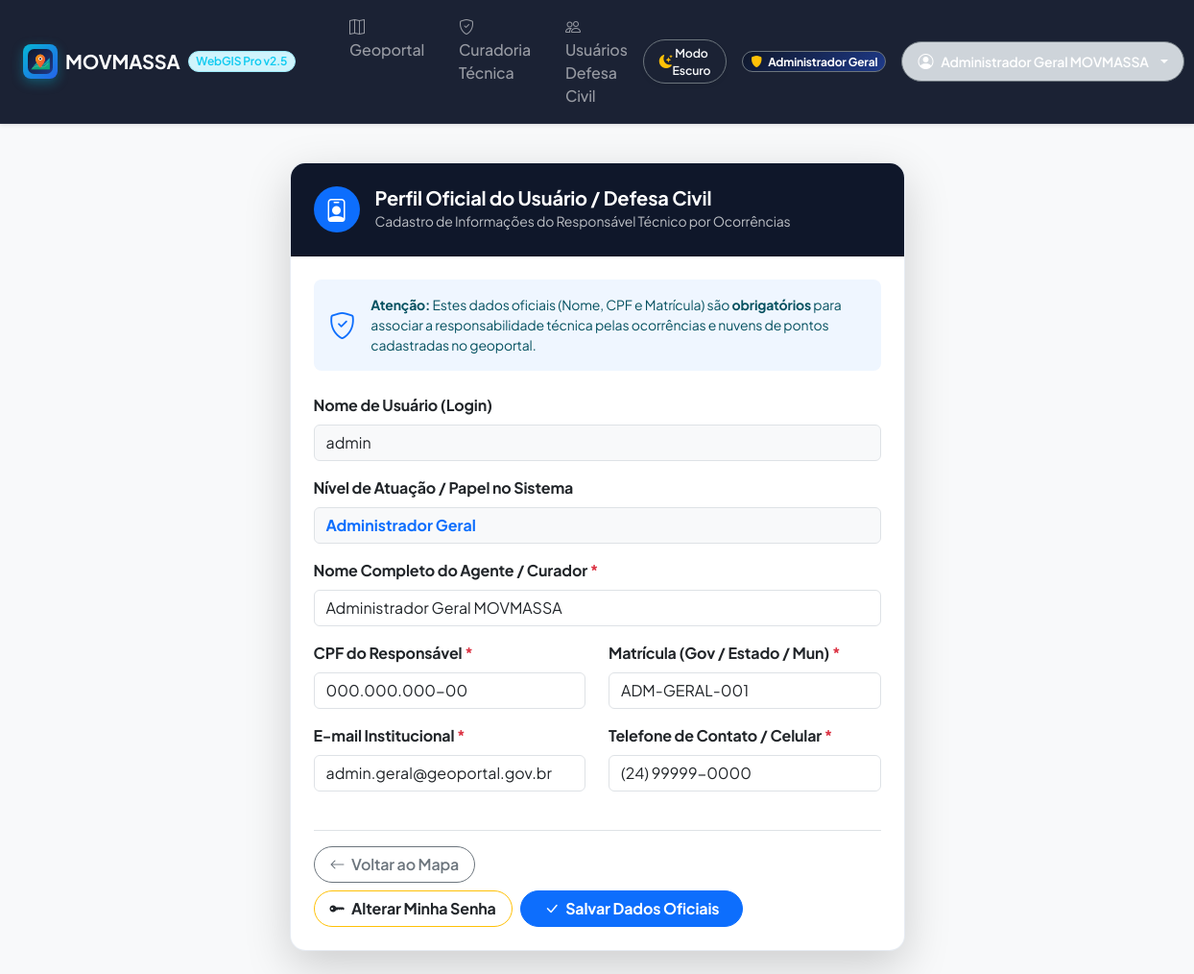
Screenshot of /profile (signed in) with the database file from the repository.
### tables this page shows
CREATE TABLE users (
            id INTEGER PRIMARY KEY AUTOINCREMENT,
            username TEXT UNIQUE NOT NULL,
            password_hash TEXT NOT NULL,
            role TEXT NOT NULL,
            role_level TEXT NOT NULL DEFAULT 'user',
            email TEXT,
            nome_completo TEXT,
            telefone TEXT,
            matricula TEXT,
            cpf TEXT
        , password TEXT, funcao TEXT DEFAULT 'agente');

### app_webgis/app.py (the view, shortened to what this page needs)
@app.route('/profile', methods=['GET', 'POST'])
@login_required
def profile():
    return render_template('profile.html')

### app_webgis/app.py (called while the page is built)
def get_db_connection():
    if DATABASE_URL:
        try:
            return DBWrapper(is_postgres=True)
        except Exception as e:
            print("Aviso: Conexão PostgreSQL falhou, utilizando SQLite local:", e)
            return DBWrapper(is_postgres=False)
    else:
        return DBWrapper(is_postgres=False)

@login_manager.user_loader
def load_user(user_id):
    conn = get_db_connection()
    user = conn.execute('SELECT * FROM users WHERE id = ?', (user_id,)).fetchone()
    conn.close()
    if user:
        u = dict(user)
        return User(
            id=u['id'],
            username=u['username'],
            role=u['role'],
            role_level=u.get('role_level', 'user'),
            email=u.get('email', ''),
            nome_completo=u.get('nome_completo', ''),
            telefone=u.get('telefone', ''),
            matricula=u.get('matricula', ''),
            cpf=u.get('cpf', '')
        )

    def execute(self, query, params=()):
        if self.is_postgres:
            pg_query = query.replace('?', '%s')
            cursor = self.conn.cursor()
            cursor.execute(pg_query, params)
            return cursor
        else:
            return self.conn.execute(query, params)

    def close(self):
        self.conn.close()

### app_webgis/templates/profile.html
{% extends 'base.html' %}
{% block content %}
<div class="container py-4">
    <div class="row justify-content-center">
        <div class="col-md-8 col-lg-7">
            <div class="card shadow-lg border-0 rounded-4 overflow-hidden">
                <div class="card-header bg-dark-slate text-white p-4">
                    <div class="d-flex align-items-center gap-3">
                        <div class="bg-primary text-white rounded-circle d-flex align-items-center justify-content-center" style="width: 48px; height: 48px; font-size: 1.5rem;">
                            <i class="bi bi-person-badge"></i>
                        </div>
                        <div>
                            <h5 class="mb-0 fw-bold">Perfil Oficial do Usuário / Defesa Civil</h5>
                            <small class="text-light opacity-75">Cadastro de Informações do Responsável Técnico por Ocorrências</small>
                        </div>
                    </div>
                </div>
                <div class="card-body p-4">
                    <div class="alert alert-info border-0 rounded-3 mb-4 d-flex align-items-center gap-3" style="background-color: #EFF6FF;">
                        <i class="bi bi-shield-check text-primary fs-3"></i>
                        <div class="small">
                            <strong>Atenção:</strong> Estes dados oficiais (Nome, CPF e Matrícula) são <strong>obrigatórios</strong> para associar a responsabilidade técnica pelas ocorrências e nuvens de pontos cadastradas no geoportal.
                        </div>
                    </div>
                    <form action="{{ url_for('profile') }}" method="POST">
                        <div class="mb-3">
                            <label class="form-label fw-bold">Nome de Usuário (Login)</label>
                            <input type="text" class="form-control bg-light" value="{{ current_user.username }}" readonly disabled>
                        </div>
                        <div class="mb-3">
                            <label class="form-label fw-bold">Nível de Atuação / Papel no Sistema</label>
                            {% set level_label = {
                                'admin_geral': 'Administrador Geral',
                                'admin_nacional': 'Defesa Civil Nacional (Governo)',
                                'admin_estadual': 'Defesa Civil Estadual (Estado)',
                                'admin_municipal': 'Defesa Civil Municipal (Município)',
                                'org': 'Organização Parceira',
                                'user': 'Usuário Comum'
                            }.get(current_user.role_level, current_user.role_level) %}
                            <input type="text" class="form-control bg-light fw-bold text-primary" value="{{ level_label }}" readonly disabled>
                        </div>
                        <div class="mb-3">
                            <label for="nome_completo" class="form-label fw-bold">Nome Completo do Agente / Curador <span class="text-danger">*</span></label>
                            <input type="text" class="form-control" id="nome_completo" name="nome_completo" value="{{ current_user.nome_completo or '' }}" placeholder="Ex: Dr. João da Silva" required>
                        </div>
                        <div class="row">
                            <div class="col-md-6 mb-3">
                                <label for="cpf" class="form-label fw-bold">CPF do Responsável <span class="text-danger">*</span></label>
                                <input type="text" class="form-control" id="cpf" name="cpf" value="{{ current_user.cpf or '' }}" placeholder="000.000.000-00" required>
                            </div>
                            <div class="col-md-6 mb-3">
                                <label for="matricula" class="form-label fw-bold">Matrícula (Gov / Estado / Mun) <span class="text-danger">*</span></label>
                                <input type="text" class="form-control" id="matricula" name="matricula" value="{{ current_user.matricula or '' }}" placeholder="Ex: MAT-2026-09" required>
                            </div>
                        </div>
                        <div class="row">
                            <div class="col-md-6 mb-3">
                                <label for="email" class="form-label fw-bold">E-mail Institucional <span class="text-danger">*</span></label>
                                <input type="email" class="form-control" id="email" name="email" value="{{ current_user.email or '' }}" placeholder="exemplo@defesacivil.gov.br" required>
                            </div>
                            <div class="col-md-6 mb-3">
                                <label for="telefone" class="form-label fw-bold">Telefone de Contato / Celular <span class="text-danger">*</span></label>
                                <input type="text" class="form-control" id="telefone" name="telefone" value="{{ current_user.telefone or '' }}" placeholder="(00) 90000-0000" required>
                            </div>
                        </div>
                        <div class="d-flex justify-content-between align-items-center mt-4 pt-3 border-top flex-wrap gap-2">
                            <a href="{{ url_for('index') }}" class="btn btn-outline-secondary rounded-pill px-3">
                                <i class="bi bi-arrow-left me-1"></i> Voltar ao Mapa
                            </a>
                            <div class="d-flex gap-2">
                                <a href="{{ url_for('change_password') }}" class="btn btn-outline-warning text-dark rounded-pill px-3 fw-bold">
                                    <i class="bi bi-key-fill me-1"></i> Alterar Minha Senha
                                </a>
                                <button type="submit" class="btn btn-primary rounded-pill px-4 fw-bold">
                                    <i class="bi bi-check-lg me-1"></i> Salvar Dados Oficiais
                                </button>
                            </div>
                        </div>
                    </form>
                </div>
            </div>
        </div>
    </div>
</div>
{% endblock %}

### app_webgis/templates/base.html (shortened to what this page needs)
<!DOCTYPE html>
<html lang="pt-BR">
<head>
    <link href="https://cdn.jsdelivr.net/npm/bootstrap@5.3.0/dist/css/bootstrap.min.css" rel="stylesheet">
    <link rel="stylesheet" href="https://cdn.jsdelivr.net/npm/bootstrap-icons@1.11.1/font/bootstrap-icons.css">
    <link rel="stylesheet" href="https://unpkg.com/leaflet@1.9.4/dist/leaflet.css" />
    <link rel="stylesheet" href="https://unpkg.com/leaflet.markercluster/dist/MarkerCluster.css" />
    <link rel="stylesheet" href="https://unpkg.com/leaflet.markercluster/dist/MarkerCluster.Default.css" />
    <link rel="stylesheet" href="https://unpkg.com/maplibre-gl@3.6.2/dist/maplibre-gl.css" />
    <link rel="stylesheet" href="{{ url_for('static', filename='css/style.css') }}">
</head>
<body class="bg-light">
    <nav class="navbar navbar-expand-lg navbar-dark navbar-glass sticky-top shadow-sm">
        <div class="container-fluid px-4">
            <a class="navbar-brand d-flex align-items-center gap-2 fw-bold text-white" href="{{ url_for('index') }}">
                <span class="brand-icon rounded-3 d-flex align-items-center justify-content-center p-1">
                    <img src="{{ url_for('static', filename='favicon.svg') }}" width="26" height="26" alt="MOVMASSA Logo">
                </span>
                <span class="d-flex align-items-center gap-2">
                    <span class="fs-5 tracking-tight fw-extrabold text-white">MOVMASSA</span>
                    <span class="badge bg-info-subtle text-info border border-info-subtle fs-7 rounded-pill px-2.5 py-1 fw-semibold">WebGIS Pro v2.5</span>
                </span>
            </a>
            <div class="collapse navbar-collapse" id="navbarNav">
                <ul class="navbar-nav me-auto ms-lg-4 gap-1">
                    {% if current_user.is_authenticated %}
                        <li class="nav-item">
                            <a class="nav-link px-3 py-2 rounded-2 {% if request.endpoint == 'index' %}active bg-primary text-white{% endif %}" href="{{ url_for('index') }}">
                                <i class="bi bi-map me-1"></i> Geoportal
                            </a>
                        </li>
                        <li class="nav-item">
                            <a class="nav-link px-3 py-2 rounded-2 {% if request.endpoint == 'curadoria' %}active bg-primary text-white{% endif %}" href="{{ url_for('curadoria') }}">
                                <i class="bi bi-shield-check me-1"></i> Curadoria Técnica
                            </a>
                        </li>
                        {% if current_user.role_level == 'admin_geral' or current_user.role in ['admin', 'org'] or current_user.funcao in ['gestor', 'gestor_agente'] %}
                            <li class="nav-item">
                                <a class="nav-link px-3 py-2 rounded-2 {% if request.endpoint == 'admin' %}active bg-primary text-white{% endif %}" href="{{ url_for('admin') }}">
                                    <i class="bi bi-people me-1"></i> Usuários Defesa Civil
                                </a>
                            </li>
                        {% endif %}
                    {% endif %}
                </ul>
                <ul class="navbar-nav ms-auto align-items-lg-center gap-2">
                    <li class="nav-item me-lg-2">
                        <button type="button" id="btnThemeToggle" class="btn btn-outline-light btn-sm rounded-pill px-3 py-1 d-flex align-items-center gap-1.5 border-secondary shadow-sm" title="Alternar Modo Escuro / Claro">
                            <i id="themeToggleIcon" class="bi bi-moon-stars-fill text-warning"></i>
                            <span id="themeToggleText" class="small fw-semibold">Modo Escuro</span>
                        </button>
                    </li>
                    {% if current_user.is_authenticated %}
                        <li class="nav-item d-flex align-items-center gap-2 me-lg-2">
                            <span class="badge bg-gradient-navy text-white px-2 py-1 rounded-pill border border-secondary" style="font-size: 0.75rem;">
                                <i class="bi bi-shield-fill text-warning me-1"></i> {{ level_label }}
                            </span>
                        </li>
                        <li class="nav-item dropdown">
                            <a class="nav-link dropdown-toggle text-white d-flex align-items-center gap-2 bg-dark-subtle px-3 py-1.5 rounded-pill border border-secondary" href="#" role="button" data-bs-toggle="dropdown">
                                <i class="bi bi-person-circle fs-6"></i>
                                <span class="fw-semibold small">{{ current_user.nome_completo or current_user.username }}</span>
                            </a>
                        </li>
                    {% else %}
                        <li class="nav-item">
                            <a class="btn btn-outline-light btn-sm px-3 rounded-pill" href="{{ url_for('login') }}">
                                <i class="bi bi-lock me-1"></i> Entrar no Sistema
                            </a>
                        </li>
                    {% endif %}
                </ul>
            </div>
        </div>
    </nav>
    <div class="container-fluid px-4 mt-3">
        {% block content %}{% endblock %}
    </div>
</body>
</html>

### app_webgis/static/css/style.css (style rules this page uses)
:root { --primary-navy: #0F172A; --primary-navy-light: #1E293B; --secondary-blue: #1E3A8A; --accent-emerald: #059669; --accent-cyan: #06B6D4; --accent-amber: #D97706; --accent-rose: #E11D48; --bg-slate: #F8FAFC; --bg-surface: #FFFFFF; --text-main: #0F172A; --text-muted: #64748B; --border-light: #E2E8F0; --font-sans: 'Plus Jakarta Sans', system-ui, -apple-system, sans-serif; --shadow-sm: 0 2px 4px rgba(15, 23, 42, 0.04); --shadow-md: 0 6px 16px -2px rgba(15, 23, 42, 0.08); --shadow-lg: 0 16px 32px -4px rgba(15, 23, 42, 0.12); --shadow-glow: 0 0 20px rgba(6, 182, 212, 0.25); --radius-sm: 8px; --radius-md: 12px; --radius-lg: 18px; --radius-xl: 24px; --radius-full: 9999px; }
body { font-family: var(--font-sans); background-color: var(--bg-slate); color: var(--text-main); letter-spacing: -0.01em; -webkit-font-smoothing: antialiased; }
.bg-dark-slate { background-color: var(--primary-navy) !important; }
.bg-gradient-navy { background: linear-gradient(135deg, #0F172A 0%, #1E3A8A 100%) !important; }
.fs-7 { font-size: 0.75rem !important; }
.navbar-glass { background: rgba(15, 23, 42, 0.95) !important; backdrop-filter: blur(20px); -webkit-backdrop-filter: blur(20px); border-bottom: 1px solid rgba(255, 255, 255, 0.08); }
.brand-icon { width: 36px; height: 36px; background: linear-gradient(135deg, #06B6D4 0%, #2563EB 100%); box-shadow: 0 4px 12px rgba(6, 182, 212, 0.35); transition: transform 0.3s ease; }
.nav-link { transition: all 0.2s ease; font-weight: 500; }
.card { border: 1px solid rgba(226, 232, 240, 0.8) !important; box-shadow: var(--shadow-sm); transition: transform 0.25s ease, box-shadow 0.25s ease; }
.btn { font-weight: 600; transition: all 0.2s cubic-bezier(0.4, 0, 0.2, 1); letter-spacing: -0.01em; }

### rows the page displays
users: nome_completo "Administrador Geral MOVMASSA", username "admin", cpf "000.000.000-00", matricula "ADM-GERAL-001", email "admin.geral@geoportal.gov.br", telefone "(24) 99999-0000"

### other values shown
{{ level_label }} "Administrador Geral"
